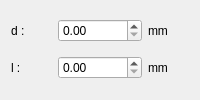
                        <widget class="QWidget" name="stack_cyl_press">
                         <layout class="QGridLayout" name="gridLayout_20">
                          <item row="1" column="0">
                           <widget class="QLabel" name="label_7">
                            <property name="text">
                             <string>l :</string>
                            </property>
                           </widget>
                          </item>
                          <item row="0" column="1">
                           <widget class="QDoubleSpinBox" name="doubleSpinBox_specimen_cyl_d">
                            <property name="maximum">
                             <double>999999.000000000000000</double>
                            </property>
                            <property name="singleStep">
                             <double>0.100000000000000</double>
                            </property>
                           </widget>
                          </item>
                          <item row="1" column="2">
                           <widget class="QLabel" name="label_8">
                            <property name="text">
                             <string>mm</string>
                            </property>
                           </widget>
                          </item>
                          <item row="0" column="0">
                           <widget class="QLabel" name="label_4">
                            <property name="text">
                             <string>d :</string>
                            </property>
                           </widget>
                          </item>
                          <item row="1" column="1">
                           <widget class="QDoubleSpinBox" name="doubleSpinBox_specimen_cyl_l">
                            <property name="maximum">
                             <double>999999.000000000000000</double>
                            </property>
                            <property name="singleStep">
                             <double>0.100000000000000</double>
                            </property>
                           </widget>
                          </item>
                          <item row="0" column="2">
                           <widget class="QLabel" name="label_6">
                            <property name="text">
                             <string>mm</string>
                            </property>
                           </widget>
                          </item>
                         </layout>
                        </widget>
